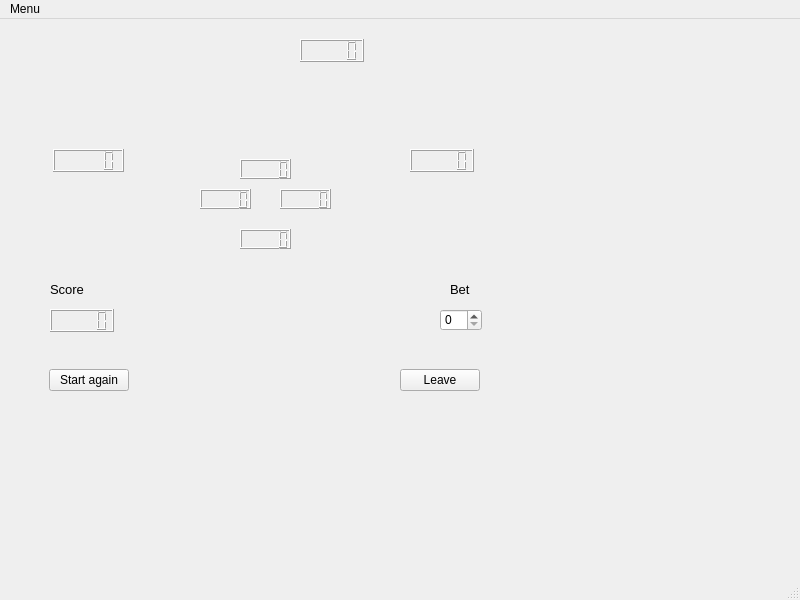
<?xml version="1.0" encoding="UTF-8"?>
<ui version="4.0">
 <class>principale_ihm</class>
 <widget class="QMainWindow" name="principale_ihm">
  <property name="geometry">
   <rect>
    <x>0</x>
    <y>0</y>
    <width>800</width>
    <height>600</height>
   </rect>
  </property>
  <property name="cursor">
   <cursorShape>ArrowCursor</cursorShape>
  </property>
  <property name="windowTitle">
   <string>MenuPrincipal</string>
  </property>
  <property name="windowIcon">
   <iconset>
    <normaloff>Icône jeu.png</normaloff>Icône jeu.png</iconset>
  </property>
  <widget class="QWidget" name="centralwidget">
   <widget class="QWidget" name="conteneur" native="true">
    <property name="geometry">
     <rect>
      <x>40</x>
      <y>10</y>
      <width>451</width>
      <height>331</height>
     </rect>
    </property>
    <property name="cursor">
     <cursorShape>OpenHandCursor</cursorShape>
    </property>
    <widget class="QWidget" name="CarteJ1" native="true">
     <property name="geometry">
      <rect>
       <x>200</x>
       <y>230</y>
       <width>51</width>
       <height>81</height>
      </rect>
     </property>
     <property name="cursor">
      <cursorShape>ClosedHandCursor</cursorShape>
     </property>
    </widget>
    <widget class="QWidget" name="CarteJ3" native="true">
     <property name="geometry">
      <rect>
       <x>200</x>
       <y>50</y>
       <width>51</width>
       <height>81</height>
      </rect>
     </property>
     <property name="cursor">
      <cursorShape>ForbiddenCursor</cursorShape>
     </property>
    </widget>
    <widget class="QWidget" name="CarteJ2" native="true">
     <property name="geometry">
      <rect>
       <x>60</x>
       <y>150</y>
       <width>91</width>
       <height>51</height>
      </rect>
     </property>
     <property name="cursor">
      <cursorShape>ForbiddenCursor</cursorShape>
     </property>
    </widget>
    <widget class="QWidget" name="CarteJ4" native="true">
     <property name="geometry">
      <rect>
       <x>300</x>
       <y>150</y>
       <width>91</width>
       <height>51</height>
      </rect>
     </property>
     <property name="cursor">
      <cursorShape>ForbiddenCursor</cursorShape>
     </property>
    </widget>
    <widget class="QWidget" name="Joueur3" native="true">
     <property name="geometry">
      <rect>
       <x>210</x>
       <y>10</y>
       <width>31</width>
       <height>31</height>
      </rect>
     </property>
    </widget>
    <widget class="QWidget" name="Joueur4" native="true">
     <property name="geometry">
      <rect>
       <x>410</x>
       <y>160</y>
       <width>31</width>
       <height>31</height>
      </rect>
     </property>
    </widget>
    <widget class="QWidget" name="Joueur2" native="true">
     <property name="geometry">
      <rect>
       <x>20</x>
       <y>160</y>
       <width>31</width>
       <height>31</height>
      </rect>
     </property>
    </widget>
    <widget class="QLCDNumber" name="ScoreJ1">
     <property name="geometry">
      <rect>
       <x>10</x>
       <y>280</y>
       <width>64</width>
       <height>23</height>
      </rect>
     </property>
    </widget>
    <widget class="QLCDNumber" name="ScoreJ2">
     <property name="geometry">
      <rect>
       <x>13</x>
       <y>120</y>
       <width>71</width>
       <height>23</height>
      </rect>
     </property>
    </widget>
    <widget class="QLCDNumber" name="ScoreJ3">
     <property name="geometry">
      <rect>
       <x>260</x>
       <y>10</y>
       <width>64</width>
       <height>23</height>
      </rect>
     </property>
    </widget>
    <widget class="QLCDNumber" name="ScoreJ4">
     <property name="geometry">
      <rect>
       <x>370</x>
       <y>120</y>
       <width>64</width>
       <height>23</height>
      </rect>
     </property>
    </widget>
    <widget class="QLabel" name="label">
     <property name="geometry">
      <rect>
       <x>10</x>
       <y>250</y>
       <width>51</width>
       <height>20</height>
      </rect>
     </property>
     <property name="font">
      <font>
       <pointsize>10</pointsize>
      </font>
     </property>
     <property name="text">
      <string>Score</string>
     </property>
    </widget>
    <widget class="QSpinBox" name="BetFiller">
     <property name="geometry">
      <rect>
       <x>400</x>
       <y>280</y>
       <width>42</width>
       <height>22</height>
      </rect>
     </property>
    </widget>
    <widget class="QLabel" name="label_2">
     <property name="geometry">
      <rect>
       <x>410</x>
       <y>250</y>
       <width>35</width>
       <height>20</height>
      </rect>
     </property>
     <property name="font">
      <font>
       <pointsize>10</pointsize>
      </font>
     </property>
     <property name="text">
      <string>Bet</string>
     </property>
    </widget>
    <widget class="QLCDNumber" name="ScoresetJ1">
     <property name="geometry">
      <rect>
       <x>200</x>
       <y>200</y>
       <width>51</width>
       <height>20</height>
      </rect>
     </property>
    </widget>
    <widget class="QLCDNumber" name="ScoresetlJ3">
     <property name="geometry">
      <rect>
       <x>200</x>
       <y>130</y>
       <width>51</width>
       <height>20</height>
      </rect>
     </property>
    </widget>
    <widget class="QLCDNumber" name="ScoresetJ2">
     <property name="geometry">
      <rect>
       <x>160</x>
       <y>160</y>
       <width>51</width>
       <height>20</height>
      </rect>
     </property>
    </widget>
    <widget class="QLCDNumber" name="ScoresetlJ4">
     <property name="geometry">
      <rect>
       <x>240</x>
       <y>160</y>
       <width>51</width>
       <height>20</height>
      </rect>
     </property>
    </widget>
    <widget class="QWidget" name="CarteJ1_2" native="true">
     <property name="geometry">
      <rect>
       <x>250</x>
       <y>230</y>
       <width>51</width>
       <height>81</height>
      </rect>
     </property>
     <property name="cursor">
      <cursorShape>ClosedHandCursor</cursorShape>
     </property>
    </widget>
    <widget class="QWidget" name="CarteJ1_3" native="true">
     <property name="geometry">
      <rect>
       <x>300</x>
       <y>230</y>
       <width>51</width>
       <height>81</height>
      </rect>
     </property>
     <property name="cursor">
      <cursorShape>ClosedHandCursor</cursorShape>
     </property>
    </widget>
    <widget class="QWidget" name="CarteJ1_4" native="true">
     <property name="geometry">
      <rect>
       <x>150</x>
       <y>230</y>
       <width>51</width>
       <height>81</height>
      </rect>
     </property>
     <property name="cursor">
      <cursorShape>ClosedHandCursor</cursorShape>
     </property>
    </widget>
    <widget class="QWidget" name="CarteJ1_5" native="true">
     <property name="geometry">
      <rect>
       <x>100</x>
       <y>230</y>
       <width>51</width>
       <height>81</height>
      </rect>
     </property>
     <property name="cursor">
      <cursorShape>ClosedHandCursor</cursorShape>
     </property>
    </widget>
   </widget>
   <widget class="QWidget" name="layoutWidget">
    <property name="geometry">
     <rect>
      <x>49</x>
      <y>350</y>
      <width>431</width>
      <height>22</height>
     </rect>
    </property>
    <layout class="QHBoxLayout" name="horizontalLayout">
     <item>
      <widget class="QPushButton" name="Restart">
       <property name="text">
        <string>Start again</string>
       </property>
       <property name="icon">
        <iconset>
         <normaloff>Icône recommencer.png</normaloff>Icône recommencer.png</iconset>
       </property>
       <property name="shortcut">
        <string>Ctrl+R</string>
       </property>
      </widget>
     </item>
     <item>
      <spacer name="horizontalSpacer">
       <property name="orientation">
        <enum>Qt::Horizontal</enum>
       </property>
       <property name="sizeHint" stdset="0">
        <size>
         <width>318</width>
         <height>20</height>
        </size>
       </property>
      </spacer>
     </item>
     <item>
      <widget class="QPushButton" name="Leave">
       <property name="text">
        <string>Leave</string>
       </property>
       <property name="icon">
        <iconset>
         <normaloff>Icône quitter.png</normaloff>Icône quitter.png</iconset>
       </property>
       <property name="shortcut">
        <string>Ctrl+Q</string>
       </property>
      </widget>
     </item>
    </layout>
   </widget>
  </widget>
  <widget class="QMenuBar" name="menubar">
   <property name="geometry">
    <rect>
     <x>0</x>
     <y>0</y>
     <width>800</width>
     <height>18</height>
    </rect>
   </property>
   <widget class="QMenu" name="menuMenu">
    <property name="title">
     <string>Menu</string>
    </property>
    <addaction name="separator"/>
    <addaction name="actionQuitter"/>
    <addaction name="actionRegles"/>
   </widget>
   <addaction name="menuMenu"/>
  </widget>
  <widget class="QStatusBar" name="statusbar"/>
  <action name="actionQuitter">
   <property name="text">
    <string>Leave</string>
   </property>
   <property name="shortcut">
    <string>Ctrl+Q</string>
   </property>
  </action>
  <action name="actionRegles">
   <property name="text">
    <string>Rules</string>
   </property>
   <property name="shortcut">
    <string>Ctrl+F</string>
   </property>
  </action>
 </widget>
 <resources/>
 <connections>
  <connection>
   <sender>actionQuitter</sender>
   <signal>triggered()</signal>
   <receiver>principale_ihm</receiver>
   <slot>close()</slot>
   <hints>
    <hint type="sourcelabel">
     <x>-1</x>
     <y>-1</y>
    </hint>
    <hint type="destinationlabel">
     <x>399</x>
     <y>299</y>
    </hint>
   </hints>
  </connection>
  <connection>
   <sender>Leave</sender>
   <signal>clicked()</signal>
   <receiver>principale_ihm</receiver>
   <slot>close()</slot>
   <hints>
    <hint type="sourcelabel">
     <x>450</x>
     <y>378</y>
    </hint>
    <hint type="destinationlabel">
     <x>399</x>
     <y>299</y>
    </hint>
   </hints>
  </connection>
 </connections>
</ui>
